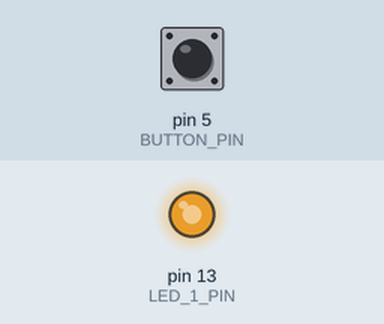
Recording of a program running on a simulated Arduino Uno, built with avr-gcc and run on an emulated ATmega328P. Shown: output pins drawn as LEDs (lit = HIGH). The inputs (shaded band) are chosen by the test bench; at power-on: pin 5 (BUTTON_PIN) LOW.

Above: at 1.2 s.
1.3 s: pin 5 (BUTTON_PIN) pulled HIGH for 0.15 s
At 1.46 s:
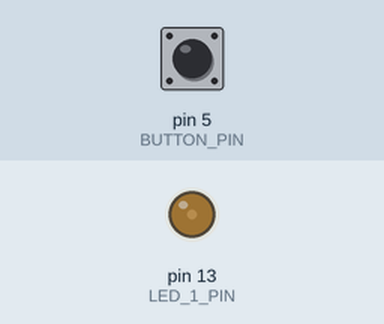
3.0 s: pin 5 (BUTTON_PIN) pulled HIGH for 1 s
At 5.5 s:
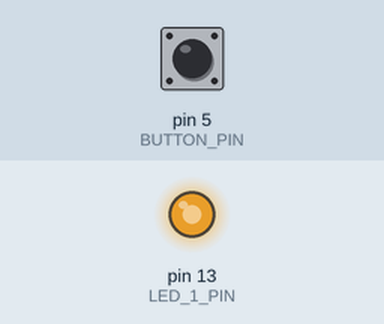
Timing chart, 0 to 7.0 s (numbered marks = the images above; inputs shaded):
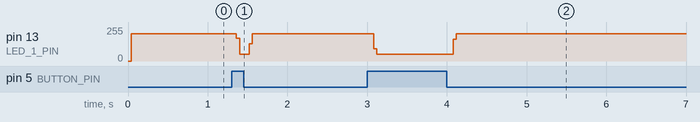

Measured:
- after the input at 1.3 s, pin 13 (LED_1_PIN): 205/255 → 49/255 after 0.06 s, → 206/255 0.16 s later
- after the input at 3.0 s, pin 13 (LED_1_PIN): 206/255 → 50/255 after 0.08 s, → 206/255 1.0 s later

The program:

main.cpp
```cpp
#include <Arduino.h>
//#include <EEPROM.h>
#include <LED.h>
#include <button.h>
//#include <keyboard.h>
#include <string.h>
#define LED_1_PIN 13
#define LED_2_PIN 12
#define LED_3_PIN 11
#define LED_4_PIN 10

#define BUTTON_PIN 5
#define EEPROM_ADDRESS 20

#define BUFFER_SIZE 250


Led led1(LED_1_PIN);
Led led2(LED_1_PIN);
Led led3(LED_1_PIN);
Led led4(LED_1_PIN);


 void parsedata(char* rec_data);

Button button1(BUTTON_PIN);

int i=0;
char c;
char mydata[100];
char* rec_data[100];

//char dest[20];

void setup()
  {
  Serial.begin(115200);
  }

void loop()
{
  while(Serial.available())
  {
   c = Serial.read();
   if(c=='\n')
   {
     parsedata(mydata);
     //Serial.println(mydata);
     for(int i=0;i<100;i++)
     {
       mydata[i] ='\0';
     }
     i=0;
    }else
     {
       mydata[i] = c;
       i++;
     }
   //Serial.print(data);
  }

  // print1(data);
 // cpystring();
  if (button1.isPressed())
  {
    led1.on();
    led2.off();
    led3.on();
    led4.off();
  }
  else
  {
    led1.off();
    led2.on();
    led3.off();
    led4.on();
  }


}


/*

void print(int rows)
{
  for (int i = 1; i <= rows; ++i) {
      for (int space = 1; space <= i; ++space) {
         Serial.print("*");
      }

      Serial.print("\n");
   }

for (int i = rows; i >= 1; --i) {
      for (int space = 1; space <= i; ++space) {
         Serial.print("*");
      }

      Serial.print("\n");
   }

}


*/

  void parsedata(char* rec_data)
  {

    char* p;
    char dest[100];
    p=strstr(rec_data,"GPGGA");
   if(p)
   {
     strcpy(dest,rec_data);
    //Serial.println("seraching complete");
    char* token = strtok(dest, ",");
   // loop through the string to extract all other tokens
   while( token != NULL ) {
      Serial.println(token);
      token = strtok(NULL, ",");
   }
   }
  else
     {
        Serial.println("string not matched");
     }

  }
```

LED.cpp
```cpp
#include "Led.h"

Led::Led(byte pin) {
  // Use 'this->' to make the difference between the
  // 'pin' attribute of the class and the
  // local variable 'pin' created from the parameter.
  this->pin = pin;
  init();
}
void Led::init() {
  pinMode(pin, OUTPUT);
  // Always try to avoid duplicate code.
  // Instead of writing digitalWrite(pin, LOW) here,
  // call the function off() which already does that
  off();
}
void Led::on() {
  digitalWrite(pin, HIGH);
}
void Led::off() {
  digitalWrite(pin, LOW);
}
```

LED.h
```cpp
#ifndef MY_LED_H
#define MY_LED_H
#include <Arduino.h>
class Led {

  private:
    byte pin;

  public:
    Led(byte pin);
    void init();
    void on();
    void off();
};
#endif
```

button.cpp
```cpp
#include "Button.h"

Button::Button(byte pin) {
  this->pin = pin;
  lastReading = LOW;
  init();
}

void Button::init() {
  pinMode(pin, INPUT);
  update();
}

void Button::update() {
    // You can handle the debounce of the button directly
    // in the class, so you don't have to think about it
    // elsewhere in your code
    byte newReading = digitalRead(pin);

    if (newReading != lastReading) {
      lastDebounceTime = millis();
    }

    if (millis() - lastDebounceTime > debounceDelay) {
      // Update the 'state' attribute only if debounce is checked
      state = newReading;
    }

    lastReading = newReading;
}

byte Button::getState() {
  update();
  return state;
}

bool Button::isPressed() {
  return (getState() == HIGH);

}
```

button.h
```cpp
#ifndef MY_BUTTON_H
#define MY_BUTTON_H
#include <Arduino.h>

class Button {

  private:
    byte pin;
    byte state;
    byte lastReading;
    unsigned long lastDebounceTime = 0;
    unsigned long debounceDelay = 50;

  public:
    Button(byte pin);
    void init();
    void update();
    byte getState();
    bool isPressed();
};
#endif
```
